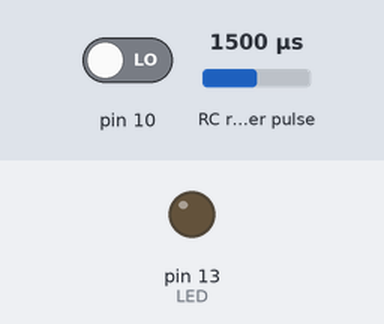
Recording of a sketch running on a simulated Arduino Uno, built with avr-gcc and run on an emulated ATmega328P. Shown: output pins drawn as LEDs (lit = HIGH). Wiring (inferred from the names in the program): RC receiver channel: data pin 2. The inputs (shaded band) are chosen by the test bench; at power-on: pin 10 LOW, RC receiver pulse 1500 µs. What the sketch prints to the serial monitor is not drawn.

Above: at 0.6 s.
Timing chart, 0 to 2.1 s (numbered marks = the images above):
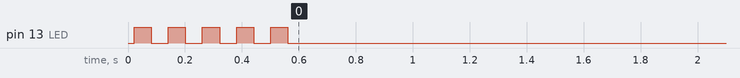

The sketch:

lettura_servo_interrupt_change.ino
```cpp
/* Lettura di un canale servo della RX

   Lettura tramite i pin change interrupts
   Utilizzabile su tutti i PINS

- http://playground.arduino.cc/Main/PinChangeInterrupt

*/

#include <common.h>


// Variabili per interrupt 0
unsigned int chValue = 1500; // Valore computato
unsigned int chStart = 1500; // Inizio rilevamento

// Variabili per autocalibrazione
const byte chPin = 2; // PIN per la calibrazione
int mid_point = 1500;

void setup() {
 pinMode(13,OUTPUT);  // LED
    // Funzione relativa a calibrazione con pulsein:
    mid_point =  calibraTrim(chPin) ; // Calibrazione del TRIM attivo sul canale
  pciSetup(10);
Serial.begin(9600); // Warning: interrupts e serial potrebbero dare problemi
} ;

void loop() {
    Serial.print(chValue);
    Serial.print(" - ");
    Serial.println(mid_point);
    delay(200);
}

// Functions
// Install Pin change interrupt for a pin, can be called multiple times
void pciSetup(byte pin)
{
    *digitalPinToPCMSK(pin) |= bit (digitalPinToPCMSKbit(pin));  // enable pin
    PCIFR  |= bit (digitalPinToPCICRbit(pin)); // clear any outstanding interrupt
    PCICR  |= bit (digitalPinToPCICRbit(pin)); // enable interrupt for the group
}

ISR (PCINT0_vect) // handle pin change interrupt for D8 to D13 here
 {
     digitalWrite(13,digitalRead(8) and digitalRead(9));
 }
```
